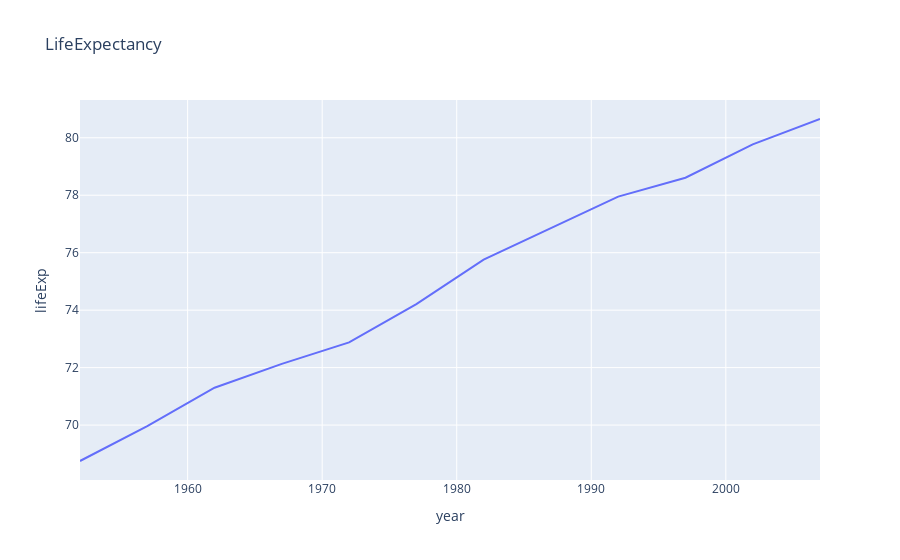

Notebook source saved alongside this figure:
### Code cell
fig = px.line(data_frame= df, x= "year", y="lifeExp", title="LifeExpectancy")
fig.show()

### Figure 1 — Plotly figure (JSON) as saved in the notebook; plotly's stock layout.template omitted (floating-point values rounded to 4 significant figures)
{"data": [{"hovertemplate": "year=%{x}<br>lifeExp=%{y}<extra></extra>", "legendgroup": "", "line": {"color": "#636efa", "dash": "solid"}, "marker": {"symbol": "circle"}, "mode": "lines", "name": "", "orientation": "v", "showlegend": false, "type": "scatter", "x": [1952, 1957, 1962, 1967, 1972, 1977, 1982, 1987, 1992, 1997, 2002, 2007], "xaxis": "x", "y": [68.75, 69.96, 71.3, 72.13, 72.88, 74.21, 75.76, 76.86, 77.95, 78.61, 79.77, 80.65], "yaxis": "y"}], "layout": {"legend": {"tracegroupgap": 0}, "title": {"text": "LifeExpectancy"}, "xaxis": {"anchor": "y", "domain": [0, 1], "title": {"text": "year"}}, "yaxis": {"anchor": "x", "domain": [0, 1], "title": {"text": "lifeExp"}}}}
